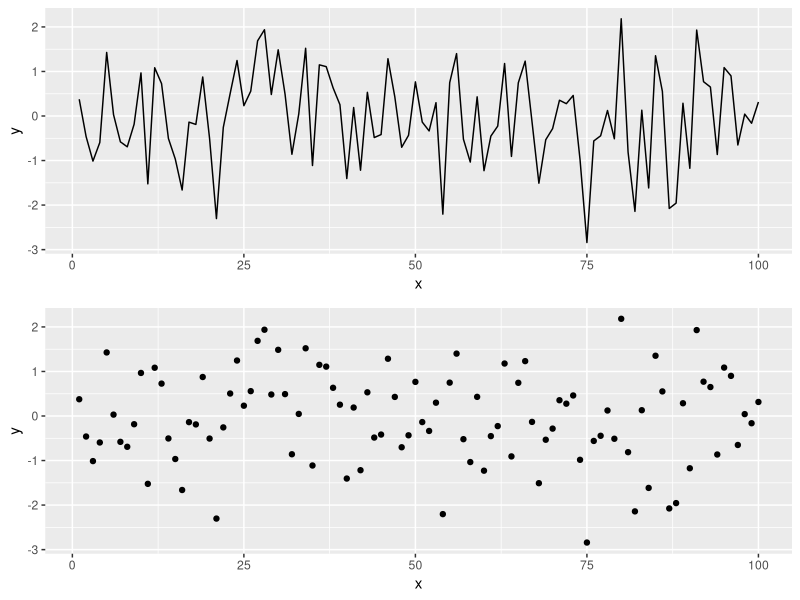

This chart was generated by the following R code:
## ---- chunk 1
knitr::opts_chunk$set(echo = TRUE,  fig.width = 8, 
                      fig.height = 8, fig.alig = "center")
## ---- chunk 2
library(tidyverse)
library(gridExtra)
## ---- chunk 3
x <- seq(1:100)
y <- rnorm(100) # Generating data form a normal distribution with mean 0 and variance 1
data <- data.frame(x = x, y = y )
p1 = ggplot(data, aes(x= x, y = y)) +
   geom_line()
p2 = ggplot(data, aes(x= x, y = y)) +
   geom_point()
grid.arrange(p1, p2)
# Creating a data frame

